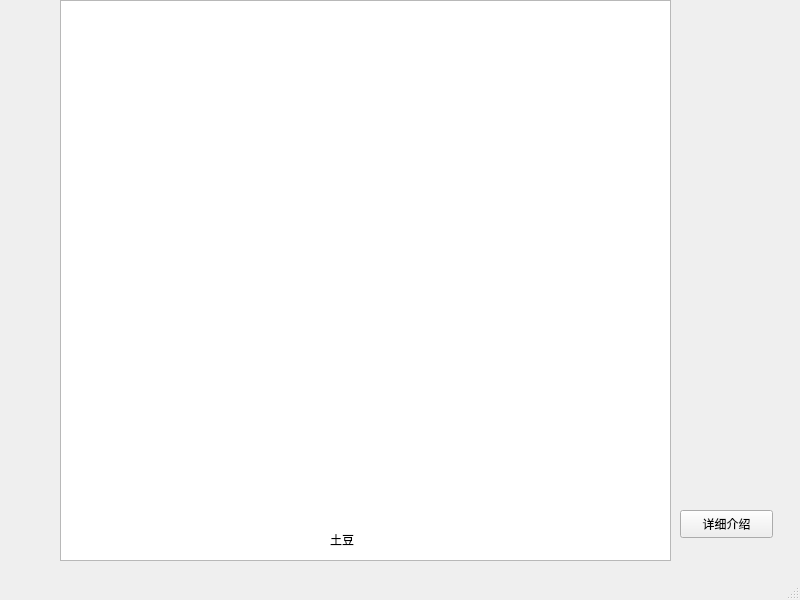
<?xml version="1.0" encoding="UTF-8"?>
<ui version="4.0">
 <class>MainWindow</class>
 <widget class="QMainWindow" name="MainWindow">
  <property name="geometry">
   <rect>
    <x>0</x>
    <y>0</y>
    <width>800</width>
    <height>600</height>
   </rect>
  </property>
  <property name="windowTitle">
   <string>MainWindow</string>
  </property>
  <widget class="QWidget" name="centralwidget">
   <widget class="QLabel" name="label">
    <property name="geometry">
     <rect>
      <x>330</x>
      <y>530</y>
      <width>69</width>
      <height>19</height>
     </rect>
    </property>
    <property name="styleSheet">
     <string notr="true">font: 700 12pt &quot;Microsoft YaHei UI&quot;;</string>
    </property>
    <property name="text">
     <string>土豆</string>
    </property>
   </widget>
   <widget class="QGraphicsView" name="graphicsView">
    <property name="geometry">
     <rect>
      <x>60</x>
      <y>0</y>
      <width>611</width>
      <height>561</height>
     </rect>
    </property>
    <property name="styleSheet">
     <string notr="true">background-image: url(:/new/prefix2/potato.png);</string>
    </property>
   </widget>
   <widget class="QPushButton" name="pushButton">
    <property name="geometry">
     <rect>
      <x>680</x>
      <y>510</y>
      <width>93</width>
      <height>28</height>
     </rect>
    </property>
    <property name="text">
     <string>详细介绍</string>
    </property>
   </widget>
   <zorder>graphicsView</zorder>
   <zorder>pushButton</zorder>
   <zorder>label</zorder>
  </widget>
  <widget class="QStatusBar" name="statusbar"/>
 </widget>
 <resources/>
 <connections/>
</ui>
